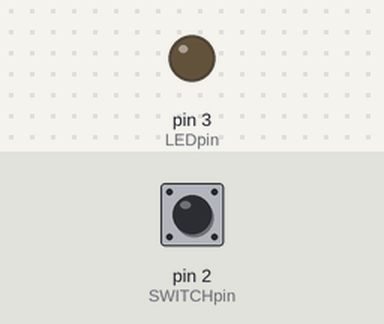
Simulated run of this sketch. Board: Arduino Uno, built with avr-gcc and run on an emulated ATmega328P. Parts: output pins drawn as LEDs (lit = HIGH). The inputs (shaded band) are chosen by the test bench; at power-on: pin 2 (SWITCHpin) HIGH.

Above: at 1.2 s.
1.3 s: pin 2 (SWITCHpin) pulled LOW for 0.15 s
At 1.37 s:
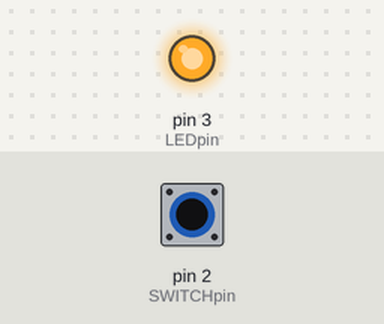
2.9 s: pin 2 (SWITCHpin) pulled LOW for 3.2 s
At 6.7 s:
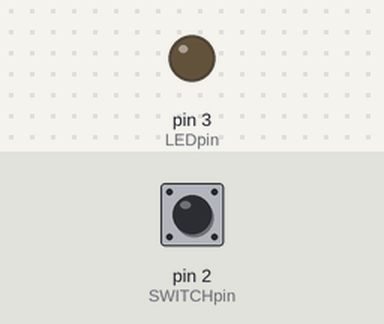
Timing chart, 0 to 8.2 s (numbered marks = the images above; inputs shaded):
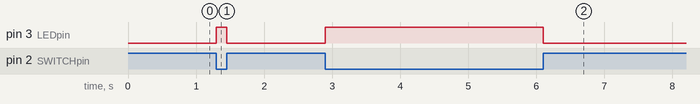

Measured:
- after the input at 1.3 s, pin 3 (LEDpin): LOW → HIGH at once, → LOW 0.15 s later
- after the input at 2.9 s, pin 3 (LEDpin): LOW → HIGH at once, → LOW 3.2 s later

The sketch:

Light_on-off_inverse.ino
```cpp
        /*Simple_PB_LED_V1   */

const byte LEDpin = 3;
const byte SWITCHpin = 2;

byte LEDstate = LOW;


void setup() {
  // put your setup code here, to run once:
pinMode(LEDpin, OUTPUT);
pinMode(SWITCHpin, INPUT);
digitalWrite(SWITCHpin, HIGH);
}


void loop() {
  // put your main code here, to run repeatedly:

LEDstate = digitalRead(SWITCHpin);
 LEDstate = !LEDstate;
digitalWrite(LEDpin, LEDstate);
}
```
